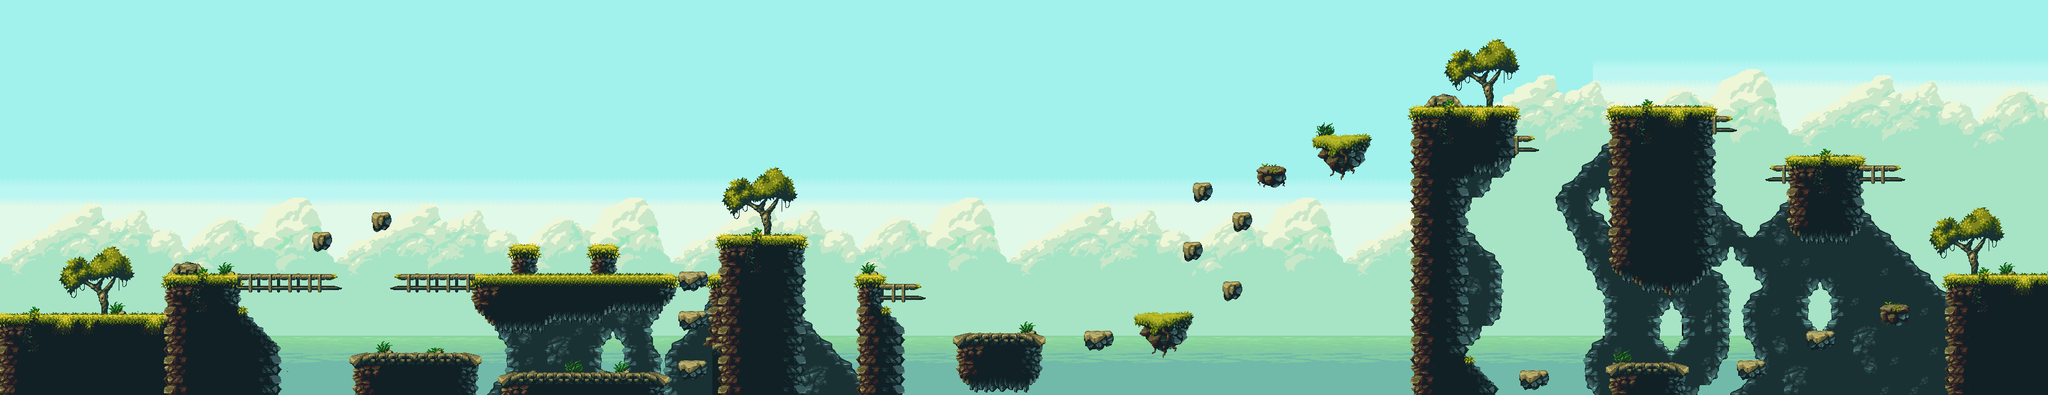

Tiled map render using the project's own tile images. Description and the map definition, with tile-layer contents summarised, below:
An orthogonal 207x40 tile map with 16x16 px tiles, 11 tile layers (Sky, Clouds, Sea, Cave 2, ...), 1 hidden layer not drawn, 4 tilesets and 89 objects.

<map version="1.2" tiledversion="1.2.4" orientation="orthogonal" renderorder="right-down" width="207" height="40" tilewidth="16" tileheight="16" infinite="0" nextlayerid="103" nextobjectid="12">
 <tileset firstgid="1" name="tileset" tilewidth="16" tileheight="16" tilecount="1160" columns="58">
  <image source="Assets/tileset.png" width="928" height="320" />
  <tile id="119">
   <objectgroup draworder="index">
    <object id="1" x="0" y="0" width="16" height="16">
     <properties>
      <property name="Jumpable" type="bool" value="false" />
     </properties>
    </object>
   </objectgroup>
  </tile>
  <tile id="120">
   <objectgroup draworder="index">
    <object id="1" x="0" y="0" width="16" height="16">
     <properties>
      <property name="Jumpable" type="bool" value="false" />
     </properties>
    </object>
   </objectgroup>
  </tile>
  <tile id="121">
   <objectgroup draworder="index">
    <object id="1" x="0" y="0" width="16" height="16">
     <properties>
      <property name="Jumpable" type="bool" value="false" />
     </properties>
    </object>
   </objectgroup>
  </tile>
  <tile id="122">
   <objectgroup draworder="index">
    <object id="1" x="0" y="0" width="16" height="16">
     <properties>
      <property name="Jumpable" type="bool" value="false" />
     </properties>
    </object>
   </objectgroup>
  </tile>
  <tile id="123">
   <objectgroup draworder="index">
    <object id="1" x="0" y="0" width="16" height="16">
     <properties>
      <property name="Jumpable" type="bool" value="false" />
     </properties>
    </object>
   </objectgroup>
  </tile>
  <tile id="124">
   <objectgroup draworder="index">
    <object id="1" x="0" y="0" width="8" height="16">
     <properties>
      <property name="Jumpable" type="bool" value="false" />
     </properties>
    </object>
   </objectgroup>
  </tile>
  <tile id="177">
   <objectgroup draworder="index">
    <object id="1" x="3" y="0" width="13" height="16">
     <properties>
      <property name="Jumpable" type="bool" value="false" />
     </properties>
    </object>
   </objectgroup>
  </tile>
  <tile id="181">
   <objectgroup draworder="index">
    <object id="1" x="0" y="0" width="16" height="16">
     <properties>
      <property name="Jumpable" type="bool" value="false" />
     </properties>
    </object>
   </objectgroup>
  </tile>
  <tile id="194">
   <objectgroup draworder="index">
    <object id="1" x="5" y="0" width="11" height="16">
     <properties>
      <property name="Jumpable" type="bool" value="false" />
     </properties>
    </object>
   </objectgroup>
  </tile>
  <tile id="195">
   <objectgroup draworder="index">
    <object id="2" x="0" y="0" width="16" height="16">
     <properties>
      <property name="Jumpable" type="bool" value="false" />
     </properties>
    </object>
   </objectgroup>
  </tile>
  <tile id="196">
   <objectgroup draworder="index">
    <object id="1" x="0" y="0" width="16" height="16">
     <properties>
      <property name="Jumpable" type="bool" value="false" />
     </properties>
    </object>
   </objectgroup>
  </tile>
  <tile id="197">
   <objectgroup draworder="index">
    <object id="1" x="0" y="0" width="16" height="16">
     <properties>
      <property name="Jumpable" type="bool" value="false" />
     </properties>
    </object>
   </objectgroup>
  </tile>
  <tile id="199">
   <objectgroup draworder="index">
    <object id="1" x="0" y="0" width="16" height="16">
     <properties>
      <property name="Jumpable" type="bool" value="false" />
     </properties>
    </object>
   </objectgroup>
  </tile>
  <tile id="201">
   <objectgroup draworder="index">
    <object id="1" x="0" y="0" width="16" height="16">
     <properties>
      <property name="Jumpable" type="bool" value="false" />
     </properties>
    </object>
   </objectgroup>
  </tile>
  <tile id="202">
   <objectgroup draworder="index">
    <object id="1" x="0" y="0" width="16" height="16">
     <properties>
      <property name="Jumpable" type="bool" value="false" />
     </properties>
    </object>
   </objectgroup>
  </tile>
  <tile id="203">
   <objectgroup draworder="index">
    <object id="1" x="0" y="0" width="16" height="16">
     <properties>
      <property name="Jumpable" type="bool" value="false" />
     </properties>
    </object>
   </objectgroup>
  </tile>
  <tile id="204">
   <objectgroup draworder="index">
    <object id="1" x="0" y="0" width="11" height="16">
     <properties>
      <property name="Jumpable" type="bool" value="false" />
     </properties>
    </object>
   </objectgroup>
  </tile>
  <tile id="207">
   <objectgroup draworder="index">
    <object id="1" x="9" y="8" width="7" height="8">
     <properties>
      <property name="Jumpable" type="bool" value="true" />
     </properties>
    </object>
   </objectgroup>
  </tile>
  <tile id="208">
   <objectgroup draworder="index">
    <object id="1" x="0" y="8" width="16" height="8">
     <properties>
      <property name="Jumpable" type="bool" value="true" />
     </properties>
    </object>
   </objectgroup>
  </tile>
  <tile id="209">
   <objectgroup draworder="index">
    <object id="1" x="0" y="8" width="8" height="8">
     <properties>
      <property name="Jumpable" type="bool" value="true" />
     </properties>
    </object>
   </objectgroup>
  </tile>
  <tile id="211">
   <objectgroup draworder="index">
    <object id="1" x="9" y="8" width="7" height="8">
     <properties>
      <property name="Jumpable" type="bool" value="true" />
     </properties>
    </object>
   </objectgroup>
  </tile>
  <tile id="212">
   <objectgroup draworder="index">
    <object id="2" x="0" y="8" width="16" height="8">
     <properties>
      <property name="Jumpable" type="bool" value="true" />
     </properties>
    </object>
   </objectgroup>
  </tile>
  <tile id="213">
   <objectgroup draworder="index">
    <object id="1" x="0" y="8" width="16" height="8">
     <properties>
      <property name="Jumpable" type="bool" value="true" />
     </properties>
    </object>
   </objectgroup>
  </tile>
  <tile id="214">
   <objectgroup draworder="index">
    <object id="1" x="0" y="8" width="8" height="8">
     <properties>
      <property name="Jumpable" type="bool" value="true" />
     </properties>
    </object>
   </objectgroup>
  </tile>
  <tile id="235">
   <objectgroup draworder="index">
    <object id="2" x="12" y="0" width="4" height="7">
     <properties>
      <property name="Jumpable" type="bool" value="false" />
     </properties>
    </object>
   </objectgroup>
  </tile>
  <tile id="236">
   <objectgroup draworder="index">
    <object id="7" x="0" y="0" width="16" height="12">
     <properties>
      <property name="Jumpable" type="bool" value="false" />
     </properties>
    </object>
   </objectgroup>
  </tile>
  <tile id="237">
   <objectgroup draworder="index">
    <object id="1" x="0" y="0" width="16" height="12">
     <properties>
      <property name="Jumpable" type="bool" value="false" />
     </properties>
    </object>
   </objectgroup>
  </tile>
  <tile id="238">
   <objectgroup draworder="index">
    <object id="1" x="0" y="0" width="16" height="12">
     <properties>
      <property name="Jumpable" type="bool" value="false" />
     </properties>
    </object>
   </objectgroup>
  </tile>
  <tile id="239">
   <objectgroup draworder="index">
    <object id="2" x="0" y="0" width="16" height="12">
     <properties>
      <property name="Jumpable" type="bool" value="false" />
     </properties>
    </object>
   </objectgroup>
  </tile>
  <tile id="252">
   <objectgroup draworder="index">
    <object id="1" x="14" y="0" width="2" height="16">
     <properties>
      <property name="Jumpable" type="bool" value="false" />
     </properties>
    </object>
   </objectgroup>
  </tile>
  <tile id="262">
   <objectgroup draworder="index">
    <object id="1" x="0" y="0" width="2" height="16">
     <properties>
      <property name="Jumpable" type="bool" value="false" />
     </properties>
    </object>
   </objectgroup>
  </tile>
  <tile id="310">
   <objectgroup draworder="index">
    <object id="1" x="14" y="0" width="2" height="16">
     <properties>
      <property name="Jumpable" type="bool" value="false" />
     </properties>
    </object>
   </objectgroup>
  </tile>
  <tile id="320">
   <objectgroup draworder="index">
    <object id="2" x="0" y="0" width="2" height="16">
     <properties>
      <property name="Jumpable" type="bool" value="false" />
     </properties>
    </object>
   </objectgroup>
  </tile>
  <tile id="368">
   <objectgroup draworder="index">
    <object id="1" x="14" y="0" width="2" height="16">
     <properties>
      <property name="Jumpable" type="bool" value="false" />
     </properties>
    </object>
   </objectgroup>
  </tile>
  <tile id="378">
   <objectgroup draworder="index">
    <object id="1" x="0" y="0" width="2" height="16">
     <properties>
      <property name="Jumpable" type="bool" value="false" />
     </properties>
    </object>
   </objectgroup>
  </tile>
  <tile id="427">
   <objectgroup draworder="index">
    <object id="2" x="0" y="0" width="16" height="12">
     <properties>
      <property name="Jumpable" type="bool" value="false" />
     </properties>
    </object>
   </objectgroup>
  </tile>
  <tile id="435">
   <objectgroup draworder="index">
    <object id="4" x="0" y="0" width="16" height="12">
     <properties>
      <property name="Jumpable" type="bool" value="false" />
     </properties>
    </object>
   </objectgroup>
  </tile>
  <tile id="467">
   <objectgroup draworder="index">
    <object id="1" x="1" y="0" width="15" height="16">
     <properties>
      <property name="Jumpable" type="bool" value="false" />
     </properties>
    </object>
   </objectgroup>
  </tile>
  <tile id="468">
   <objectgroup draworder="index">
    <object id="1" x="0" y="0" width="16" height="16">
     <properties>
      <property name="Jumpable" type="bool" value="false" />
     </properties>
    </object>
   </objectgroup>
  </tile>
  <tile id="469">
   <objectgroup draworder="index">
    <object id="1" x="0" y="0" width="16" height="16">
     <properties>
      <property name="Jumpable" type="bool" value="false" />
     </properties>
    </object>
   </objectgroup>
  </tile>
  <tile id="486">
   <objectgroup draworder="index">
    <object id="1" x="0" y="0" width="16" height="12">
     <properties>
      <property name="Jumpable" type="bool" value="false" />
     </properties>
    </object>
   </objectgroup>
  </tile>
  <tile id="487">
   <objectgroup draworder="index">
    <object id="1" x="0" y="0" width="16" height="12">
     <properties>
      <property name="Jumpable" type="bool" value="false" />
     </properties>
    </object>
   </objectgroup>
  </tile>
  <tile id="489">
   <objectgroup draworder="index">
    <object id="1" x="0" y="0" width="16" height="12">
     <properties>
      <property name="Jumpable" type="bool" value="false" />
     </properties>
    </object>
   </objectgroup>
  </tile>
  <tile id="491">
   <objectgroup draworder="index">
    <object id="1" x="0" y="0" width="16" height="12">
     <properties>
      <property name="Jumpable" type="bool" value="false" />
     </properties>
    </object>
   </objectgroup>
  </tile>
  <tile id="492">
   <objectgroup draworder="index">
    <object id="1" x="0" y="0" width="16" height="12">
     <properties>
      <property name="Jumpable" type="bool" value="false" />
     </properties>
    </object>
   </objectgroup>
  </tile>
  <tile id="525">
   <objectgroup draworder="index">
    <object id="1" x="1" y="0" width="15" height="10">
     <properties>
      <property name="Jumpable" type="bool" value="false" />
     </properties>
    </object>
   </objectgroup>
  </tile>
  <tile id="526">
   <objectgroup draworder="index">
    <object id="1" x="0" y="0" width="16" height="10">
     <properties>
      <property name="Jumpable" type="bool" value="false" />
     </properties>
    </object>
   </objectgroup>
  </tile>
  <tile id="527">
   <objectgroup draworder="index">
    <object id="1" x="0" y="0" width="16" height="10">
     <properties>
      <property name="Jumpable" type="bool" value="false" />
     </properties>
    </object>
   </objectgroup>
  </tile>
  <tile id="675">
   <objectgroup draworder="index">
    <object id="1" x="0" y="12" width="16" height="4">
     <properties>
      <property name="Jumpable" type="bool" value="false" />
     </properties>
    </object>
   </objectgroup>
  </tile>
  <tile id="676">
   <objectgroup draworder="index">
    <object id="1" x="0" y="12" width="16" height="4">
     <properties>
      <property name="Jumpable" type="bool" value="false" />
     </properties>
    </object>
   </objectgroup>
  </tile>
  <tile id="678">
   <objectgroup draworder="index">
    <object id="3" x="0" y="12" width="16" height="4">
     <properties>
      <property name="Jumpable" type="bool" value="false" />
     </properties>
    </object>
   </objectgroup>
  </tile>
  <tile id="679">
   <objectgroup draworder="index">
    <object id="1" x="0" y="12" width="16" height="4">
     <properties>
      <property name="Jumpable" type="bool" value="false" />
     </properties>
    </object>
   </objectgroup>
  </tile>
  <tile id="681">
   <objectgroup draworder="index">
    <object id="1" x="0" y="12" width="16" height="4">
     <properties>
      <property name="Jumpable" type="bool" value="false" />
     </properties>
    </object>
   </objectgroup>
  </tile>
  <tile id="682">
   <objectgroup draworder="index">
    <object id="1" x="0" y="12" width="16" height="4">
     <properties>
      <property name="Jumpable" type="bool" value="false" />
     </properties>
    </object>
   </objectgroup>
  </tile>
  <tile id="698">
   <objectgroup draworder="index">
    <object id="2" x="14" y="0" width="2" height="16">
     <properties>
      <property name="Jumpable" type="bool" value="false" />
     </properties>
    </object>
   </objectgroup>
  </tile>
  <tile id="699">
   <objectgroup draworder="index">
    <object id="3" x="0" y="0" width="16" height="16">
     <properties>
      <property name="Jumpable" type="bool" value="false" />
     </properties>
    </object>
   </objectgroup>
  </tile>
  <tile id="700">
   <objectgroup draworder="index">
    <object id="1" x="0" y="0" width="16" height="16">
     <properties>
      <property name="Jumpable" type="bool" value="false" />
     </properties>
    </object>
   </objectgroup>
  </tile>
  <tile id="701">
   <objectgroup draworder="index">
    <object id="1" x="0" y="0" width="16" height="16">
     <properties>
      <property name="Jumpable" type="bool" value="false" />
     </properties>
    </object>
   </objectgroup>
  </tile>
  <tile id="702">
   <objectgroup draworder="index">
    <object id="1" x="0" y="0" width="16" height="16">
     <properties>
      <property name="Jumpable" type="bool" value="false" />
     </properties>
    </object>
   </objectgroup>
  </tile>
  <tile id="703">
   <objectgroup draworder="index">
    <object id="1" x="0" y="0" width="16" height="16">
     <properties>
      <property name="Jumpable" type="bool" value="false" />
     </properties>
    </object>
   </objectgroup>
  </tile>
  <tile id="708">
   <objectgroup draworder="index">
    <object id="1" x="0" y="0" width="16" height="16">
     <properties>
      <property name="Jumpable" type="bool" value="false" />
     </properties>
    </object>
   </objectgroup>
  </tile>
  <tile id="709">
   <objectgroup draworder="index">
    <!-- 1 objects omitted --></objectgroup>
  </tile>
  <tile id="710">
   <objectgroup draworder="index">
    <!-- 1 objects omitted --></objectgroup>
  </tile>
  <tile id="712">
   <objectgroup draworder="index">
    <!-- 1 objects omitted --></objectgroup>
  </tile>
  <tile id="713">
   <objectgroup draworder="index">
    <!-- 1 objects omitted --></objectgroup>
  </tile>
  <tile id="720">
   <objectgroup draworder="index">
    <!-- 1 objects omitted --></objectgroup>
  </tile>
  <tile id="721">
   <objectgroup draworder="index">
    <!-- 1 objects omitted --></objectgroup>
  </tile>
  <tile id="728">
   <objectgroup draworder="index">
    <!-- 1 objects omitted --></objectgroup>
  </tile>
  <tile id="729">
   <objectgroup draworder="index">
    <!-- 1 objects omitted --></objectgroup>
  </tile>
  <tile id="730">
   <objectgroup draworder="index">
    <!-- 1 objects omitted --></objectgroup>
  </tile>
  <tile id="756">
   <objectgroup draworder="index">
    <!-- 1 objects omitted --></objectgroup>
  </tile>
  <tile id="788">
   <objectgroup draworder="index">
    <!-- 1 objects omitted --></objectgroup>
  </tile>
  <tile id="814">
   <objectgroup draworder="index">
    <!-- 1 objects omitted --></objectgroup>
  </tile>
  <tile id="846">
   <objectgroup draworder="index">
    <!-- 1 objects omitted --></objectgroup>
  </tile>
  <tile id="872">
   <objectgroup draworder="index">
    <!-- 1 objects omitted --></objectgroup>
  </tile>
  <tile id="893">
   <objectgroup draworder="index">
    <!-- 1 objects omitted --></objectgroup>
  </tile>
  <tile id="894">
   <objectgroup draworder="index">
    <!-- 1 objects omitted --></objectgroup>
  </tile>
  <tile id="904">
   <objectgroup draworder="index">
    <!-- 1 objects omitted --></objectgroup>
  </tile>
  <tile id="930">
   <objectgroup draworder="index">
    <!-- 1 objects omitted --></objectgroup>
  </tile>
  <tile id="962">
   <objectgroup draworder="index">
    <!-- 1 objects omitted --></objectgroup>
  </tile>
  <tile id="988">
   <objectgroup draworder="index">
    <!-- 1 objects omitted --></objectgroup>
  </tile>
 </tileset>
 <tileset firstgid="1161" name="clouds" tilewidth="16" tileheight="16" tilecount="476" columns="34">
  <image source="Assets/clouds.png" width="544" height="236" />
 </tileset>
 <tileset firstgid="1637" name="sea" tilewidth="16" tileheight="16" tilecount="42" columns="7">
  <image source="Assets/sea.png" width="112" height="96" />
 </tileset>
 <tileset firstgid="1679" name="sky" tilewidth="16" tileheight="16" tilecount="133" columns="7">
  <image source="Assets/sky.png" width="112" height="304" />
 </tileset>
 <layer id="100" name="Sky" width="207" height="40">
  <data>[8280 cells, 6402 non-empty, 175 distinct tile ids]</data>
 </layer>
 <layer id="99" name="Clouds" width="207" height="40">
  <data>[8280 cells, 3515 non-empty, 476 distinct tile ids]</data>
 </layer>
 <layer id="101" name="Sea" width="207" height="40">
  <data>[8280 cells, 0 non-empty, 0 distinct tile ids]</data>
 </layer>
 <layer id="96" name="Cave 2" width="207" height="40">
  <data>[8280 cells, 937 non-empty, 85 distinct tile ids]</data>
 </layer>
 <layer id="98" name="Deco back 2" width="207" height="40">
  <data>[8280 cells, 116 non-empty, 44 distinct tile ids]</data>
 </layer>
 <layer id="94" name="Trees 2" width="207" height="40">
  <data>[8280 cells, 272 non-empty, 72 distinct tile ids]</data>
 </layer>
 <layer id="93" name="Compl. Platforms 2" width="207" height="40">
  <data>[8280 cells, 56 non-empty, 28 distinct tile ids]</data>
 </layer>
 <layer id="90" name="Start Cliff 2" width="207" height="40">
  <data>[8280 cells, 1074 non-empty, 168 distinct tile ids]</data>
 </layer>
 <objectgroup id="102" name="Capa de Objetos 1">
  <!-- 8 objects omitted --></objectgroup>
 <layer id="91" name="Second Cliff 2" width="207" height="40">
  <data>[8280 cells, 483 non-empty, 125 distinct tile ids]</data>
 </layer>
 <layer id="92" name="hangin platforms 2" width="207" height="40">
  <data>[8280 cells, 345 non-empty, 96 distinct tile ids]</data>
 </layer>
 <layer id="95" name="Third Cliff 2" width="207" height="40">
  <data>[8280 cells, 170 non-empty, 52 distinct tile ids]</data>
 </layer>
 <layer id="97" name="Deco front 2" width="207" height="40" visible="0">
  <data>[8280 cells, 88 non-empty, 21 distinct tile ids]</data>
 </layer>
</map>
<!-- 28 of 89 objects omitted -->
